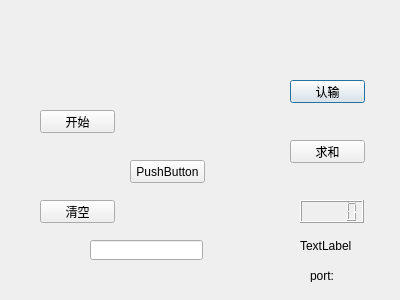
<?xml version="1.0" encoding="UTF-8"?>
<ui version="4.0">
 <class>Draughts</class>
 <widget class="QDialog" name="Draughts">
  <property name="geometry">
   <rect>
    <x>0</x>
    <y>0</y>
    <width>400</width>
    <height>300</height>
   </rect>
  </property>
  <property name="windowTitle">
   <string>Draughts</string>
  </property>
  <widget class="QPushButton" name="renshu">
   <property name="geometry">
    <rect>
     <x>290</x>
     <y>80</y>
     <width>75</width>
     <height>23</height>
    </rect>
   </property>
   <property name="text">
    <string>认输</string>
   </property>
  </widget>
  <widget class="QPushButton" name="qiuhe">
   <property name="geometry">
    <rect>
     <x>290</x>
     <y>140</y>
     <width>75</width>
     <height>23</height>
    </rect>
   </property>
   <property name="text">
    <string>求和</string>
   </property>
  </widget>
  <widget class="QLCDNumber" name="stepboard">
   <property name="geometry">
    <rect>
     <x>300</x>
     <y>200</y>
     <width>64</width>
     <height>23</height>
    </rect>
   </property>
  </widget>
  <widget class="QLabel" name="IPlabel">
   <property name="geometry">
    <rect>
     <x>300</x>
     <y>240</y>
     <width>54</width>
     <height>12</height>
    </rect>
   </property>
   <property name="text">
    <string>TextLabel</string>
   </property>
  </widget>
  <widget class="QLabel" name="port">
   <property name="geometry">
    <rect>
     <x>310</x>
     <y>270</y>
     <width>54</width>
     <height>12</height>
    </rect>
   </property>
   <property name="text">
    <string>port:</string>
   </property>
  </widget>
  <widget class="QLineEdit" name="lineEdit">
   <property name="geometry">
    <rect>
     <x>90</x>
     <y>240</y>
     <width>113</width>
     <height>20</height>
    </rect>
   </property>
  </widget>
  <widget class="QPushButton" name="portselect">
   <property name="geometry">
    <rect>
     <x>130</x>
     <y>160</y>
     <width>75</width>
     <height>23</height>
    </rect>
   </property>
   <property name="text">
    <string>PushButton</string>
   </property>
  </widget>
  <widget class="QPushButton" name="clearall">
   <property name="geometry">
    <rect>
     <x>40</x>
     <y>200</y>
     <width>75</width>
     <height>23</height>
    </rect>
   </property>
   <property name="text">
    <string>清空</string>
   </property>
  </widget>
  <widget class="QPushButton" name="gamestart">
   <property name="geometry">
    <rect>
     <x>40</x>
     <y>110</y>
     <width>75</width>
     <height>23</height>
    </rect>
   </property>
   <property name="text">
    <string>开始</string>
   </property>
  </widget>
 </widget>
 <layoutdefault spacing="6" margin="11"/>
 <resources/>
 <connections/>
</ui>
